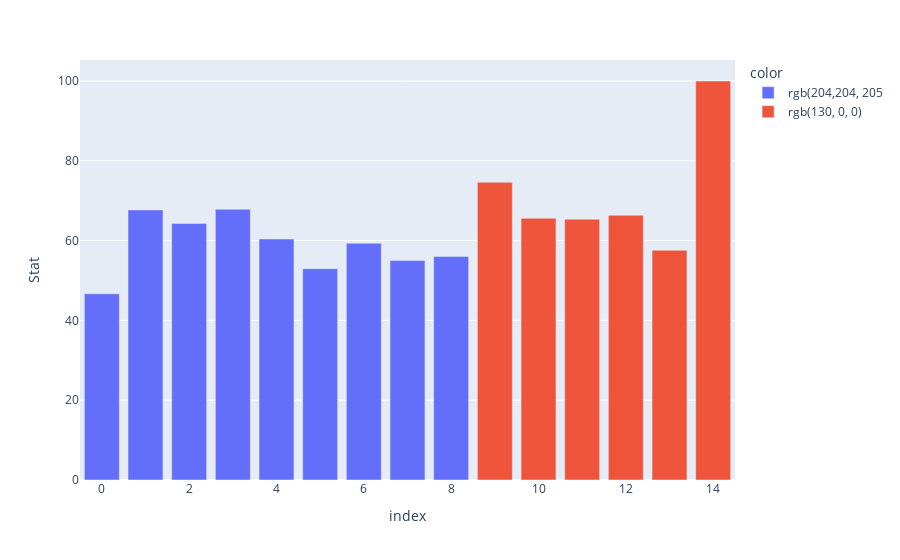

The notebook cell this image was saved under:
### Code cell
import plotly.express as px

profit = stat_df[stat_df['hero'] == 'Brigitte']
profit = profit[profit['player'] == 'Profit'].groupby('match_id')['Stat'].mean().reset_index()
color=np.array(['rgb(255,255,255)']*profit.Stat.shape[0])
color[profit.match_id<12999]='rgb(204,204, 205)'
color[profit.match_id>12999]='rgb(130, 0, 0)'


fig = px.bar(profit, x=profit.index, y=profit.Stat, color=color)
fig.show()

### Figure 1 — Plotly figure (JSON) as saved in the notebook; plotly's stock layout.template omitted (floating-point values rounded to 4 significant figures)
{"data": [{"alignmentgroup": "True", "hovertemplate": "color=rgb(204,204, 205<br>index=%{x}<br>Stat=%{y}<extra></extra>", "legendgroup": "rgb(204,204, 205", "marker": {"color": "#636efa", "pattern": {"shape": ""}}, "name": "rgb(204,204, 205", "offsetgroup": "rgb(204,204, 205", "orientation": "v", "showlegend": true, "textposition": "auto", "type": "bar", "x": [0, 1, 2, 3, 4, 5, 6, 7, 8], "xaxis": "x", "y": [46.66, 67.69, 64.31, 67.86, 60.41, 52.95, 59.35, 54.99, 56.03], "yaxis": "y"}, {"alignmentgroup": "True", "hovertemplate": "color=rgb(130, 0, 0)<br>index=%{x}<br>Stat=%{y}<extra></extra>", "legendgroup": "rgb(130, 0, 0)", "marker": {"color": "#EF553B", "pattern": {"shape": ""}}, "name": "rgb(130, 0, 0)", "offsetgroup": "rgb(130, 0, 0)", "orientation": "v", "showlegend": true, "textposition": "auto", "type": "bar", "x": [9, 10, 11, 12, 13, 14], "xaxis": "x", "y": [74.6, 65.59, 65.36, 66.34, 57.58, 100], "yaxis": "y"}], "layout": {"autosize": true, "barmode": "relative", "legend": {"title": {"text": "color"}, "tracegroupgap": 0}, "margin": {"t": 60}, "xaxis": {"anchor": "y", "autorange": true, "domain": [0, 1], "range": [-0.5, 14.5], "title": {"text": "index"}, "type": "linear"}, "yaxis": {"anchor": "x", "autorange": true, "domain": [0, 1], "range": [0, 105.3], "title": {"text": "Stat"}, "type": "linear"}}}
